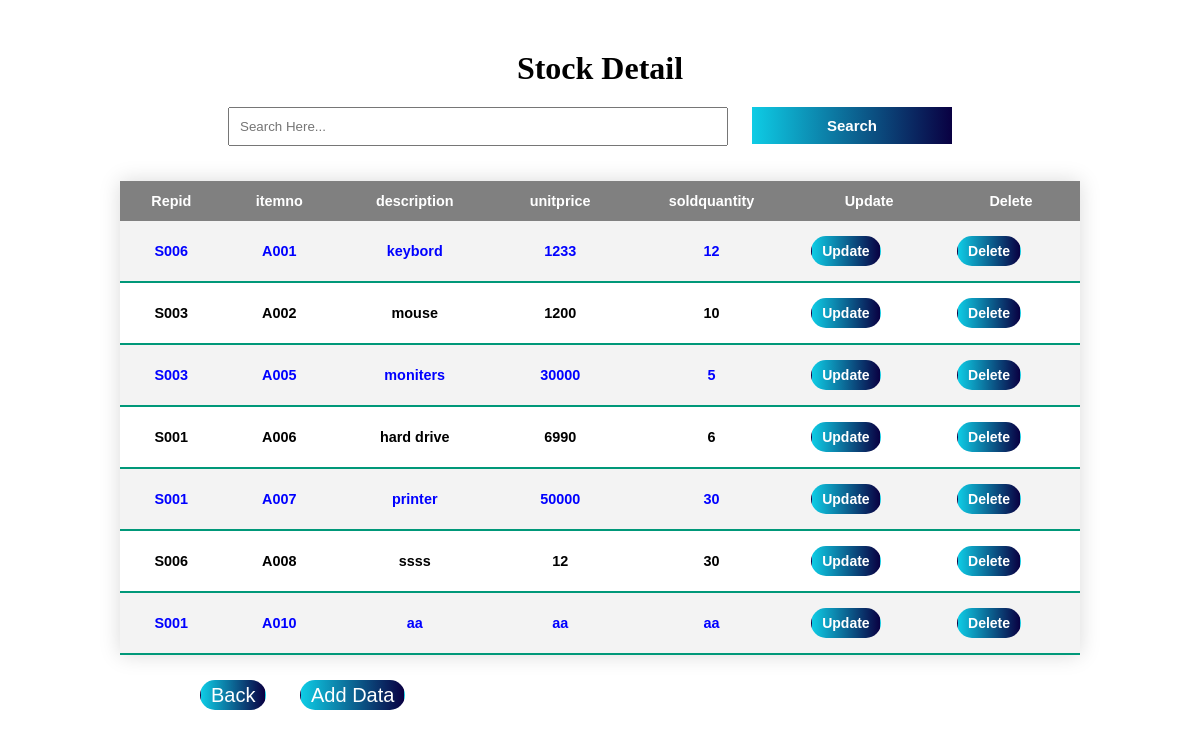
The page /stock.php on the database its author committed.
### tables this page shows
CREATE TABLE `stock` (
  `itemno` varchar(10) NOT NULL,
  `description` varchar(10) NOT NULL,
  `unitprice` varchar(10) NOT NULL,
  `soldquantity` varchar(10) NOT NULL,
  `repid` varchar(10) NOT NULL
);

### stock.php (the view, shortened to what this page needs)
<?php
include_once('connection.php');
?>
<!DOCTYPE html>
<html lang="en">
<head>
</head>
<body>
<div class="name">
    <h1>
        Stock Detail
    </h1>
</div>
<div class="select">
<form action="" method="post">
    <input type="text" name="select" class="repid" placeholder="Search Here...">
    <input type="submit" value="Search" name="submit" id="btn" >
</form>
</div>
<div class="container">
        <table>
            <thead>
                <tr>
                    <th>Repid</th>
                    <th>itemno</th>
                    <th>description</th>
                    <th>unitprice</th>
                    <th>soldquantity</th>
                    <th>Update</th>
                    <th>Delete</th>
                </tr>
            </thead>
<?php
    if(isset($_REQUEST['submit'])){
    $select=$_REQUEST['select'];
    $query="SELECT * FROM stock where repid='$select'";
    $result=mysqli_query($conn,$query);
    while($row=mysqli_fetch_assoc($result)){
?>
            <tbody>
                <tr>
                    <td>
                        <?php echo $row['repid'];?>
                    </td>
                    <td>
                        <?php echo $row['itemno'];?>
                    </td>
                    <td>
                        <?php echo $row['description'];?>
                    </td>
                    <td>
                        <?php echo $row['unitprice'];?>
                    </td>
                    <td>
                        <?php echo $row['soldquantity'];?>
                    </td>
                    <td><button><a href="stockupdate.php?stockupdateid=<?php echo $row['itemno'];?>">Update</a></button></td>
                    <td><button><a href="delete.php?stockdeleteid=<?php echo $row['itemno'];?>">Delete</a></button></td>
                </tr>
            </tbody>
            <?php
}
}else{
?>
<?php
    $query="SELECT * FROM stock ";
    $result=mysqli_query($conn,$query);
    while($row=mysqli_fetch_assoc($result)){
?>
    <tbody>
        <tr>
            <td>
                <?php echo $row['repid'];?>
            </td>
            <td>
                <?php echo $row['itemno'];?>
            </td>
            <td>
                <?php echo $row['description'];?>
            </td>
            <td>
                <?php echo $row['unitprice'];?>
            </td>
            <td>
                <?php echo $row['soldquantity'];?>
            </td>
            <td><button id="btn"><a href="stockupdate.php?updateid=<?php echo $row['itemno'];?>">Update</a></button></td>
            <td><button id="btn"><a href="delete.php?stockdeleteid=<?php echo $row['itemno'];?>">Delete</a></button></td>
        </tr>
    </tbody>
<?php
}
}
?>
    </table>
</div>
    <button style=" margin-left:200px;display:block;float:left;"><a href="rep.php">Back</a></button>
    <button style=" margin-left:300px;"><a href="stockadd.php">Add Data</a></button>
</body>
</html>

### stock.php (style rules this page uses)
* { padding: 0; margin: 0; box-sizing: border-box; }
.name { display: flex; align-items: center; justify-content: center; margin-bottom: 20px; margin-top: 30px; }
.container { display: flex; align-items: center; justify-content: center; }
table { width: 80%; border-collapse: collapse; margin: 25px 0; font-size: 0.9em; font-family: sans-serif; min-width: 400px; box-shadow: 0 0 20px rgba(0, 0, 0, 0.15); align-items: center; }
thead tr { background-color: gray; color: #ffffff; text-align: left; }
table th { padding: 12px 15px; font-weight: bold; text-align: center; }
table td { padding:15px; font-weight: bold; text-align: center; }
tbody tr { border-bottom: 1px solid #090042; }
table tbody:nth-child(even) { background-color: #f3f3f3; font-weight: bold; color: blue; }
table tbody td button { text-decoration:none; outline: none; cursor: pointer; font-size: 14px; border-radius: 500px; border: 1px solid transparent; color: #0157f8; background-color: #1ED760; height: 30px; }
table tbody td button a { color:white; font-weight: bold; text-align: center; }
.select { display: flex; align-items: center; justify-content: center; margin-bottom: 10px; }
.select form input { padding: 10px; width:500px; margin-right: 20px; }
.select form #btn { font-size: 15px; width: 200px; font-weight: bold; font-size: 15px; background: linear-gradient(to right, #0ecce5 0%, #090042 100%); color: white; border: none; }
tbody tr { border-bottom: 1px solid #dddddd; }
tbody tr:last-of-type { border-bottom: 2px solid #009879; }
button { display: block; text-decoration: none; outline: none; cursor: pointer; font-size: 20px; border-radius: 500px; transition-duration: .3s; border: 1px solid transparent; padding-left: 10px; padding-right: 10px; text-align: center; color: #fff; background: linear-gradient(to right, #0ecce5 0%, #090042 100%); height: 30px; }
button a { text-decoration: none; outline: none; text-align: center; color: #fff; }

### rows shown on the page
stock: repid "S006", itemno "A001", description "keybord", unitprice "1233", soldquantity "12"
stock: repid "S003", itemno "A002", description "mouse", unitprice "1200", soldquantity "10"
stock: repid "S003", itemno "A005", description "moniters", unitprice "30000", soldquantity "5"
stock: repid "S001", itemno "A006", description "hard drive", unitprice "6990", soldquantity "6"
stock: repid "S001", itemno "A007", description "printer", unitprice "50000", soldquantity "30"
stock: repid "S006", itemno "A008", description "ssss", unitprice "12", soldquantity "30"
stock: repid "S001", itemno "A010", description "aa", unitprice "aa", soldquantity "aa"
